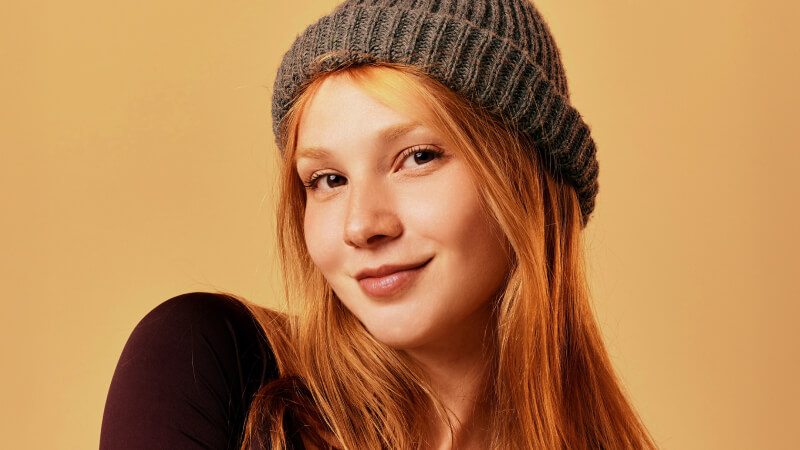
#> input picture assets/input.png, 800 x 450 px
$ python 02_image_shape_and_colors.py
#> lines starting #> are read from the running program, lines starting #| are printed output that depends on the picture
# Concept: Image Shape and Color Spaces
# An image is a 3D NumPy array: (height, width, channels).
# The color space decides what those channels mean: BGR, grayscale, HSV, etc.

import cv2
from constants import input_img

img = cv2.imread(input_img)
#> img is the input picture: shape (450, 800, 3); mean B, G, R 80.2, 129.5, 181.4
print(img.shape)                        # (height, width, 3) — 3 channels = BGR
#| (450, 800, 3)
img = cv2.resize(img, (500, 500))       # Resize to a fixed 500x500 for consistency
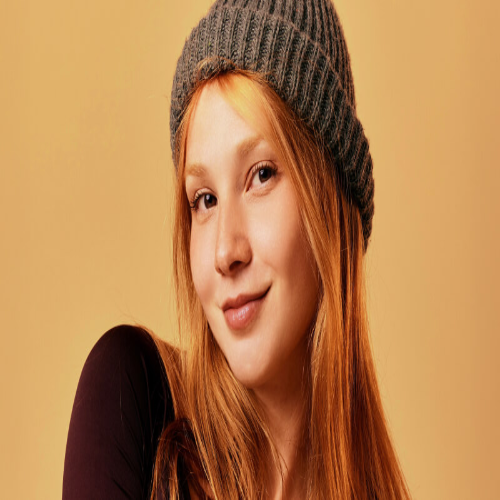
#> img: shape (500, 500, 3); mean B, G, R 80.1, 129.4, 181.3
print(img.shape)
#| (500, 500, 3)

# Convert to different color spaces.
# OpenCV loads images in BGR by default, not RGB.
gray = cv2.cvtColor(img, cv2.COLOR_BGR2GRAY)   # 1 channel: brightness only
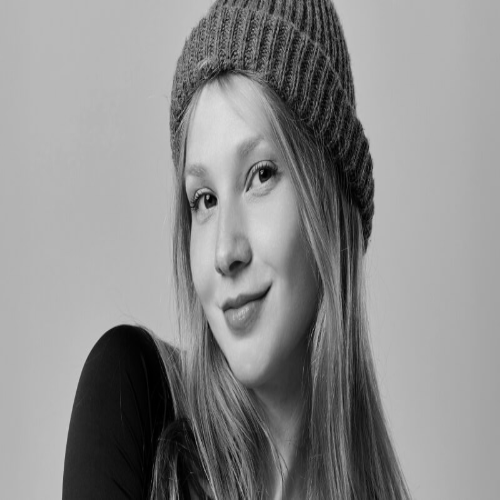
#> gray: shape (500, 500); min 0, max 220, mean 139.3
hsv  = cv2.cvtColor(img, cv2.COLOR_BGR2HSV)    # Hue-Saturation-Value: useful for color detection
#> hsv: shape (500, 500, 3); mean H, S, V 18.5, 149.5, 181.3
lab  = cv2.cvtColor(img, cv2.COLOR_BGR2LAB)    # Perceptually uniform color space
#> lab: shape (500, 500, 3); mean of channels 0, 1, 2 146.9, 142.8, 162.1
rgb  = cv2.cvtColor(img, cv2.COLOR_BGR2RGB)    # Standard RGB (what most other tools expect)

# Show each version and print the top-left pixel value
cv2.imshow('Original', img)
print("Original (BGR)", img[0][0])
#| Original (BGR) [104 176 224]

cv2.imshow('Gray', gray)
print("Gray", gray[0][0])       # Single value: 0 (black) to 255 (white)
#| Gray 182

cv2.imshow('HSV', hsv)
print("HSV", hsv[0][0])         # [Hue 0-179, Saturation 0-255, Value 0-255]
#| HSV [ 18 137 224]

cv2.imshow('LAB', lab)
print("LAB", lab[0][0])
#| LAB [191 137 171]

cv2.imshow('RGB', rgb)
print("RGB", rgb[0][0])         # Same as BGR but R and B channels are swapped
#| RGB [224 176 104]

cv2.waitKey(0)
cv2.destroyAllWindows()
